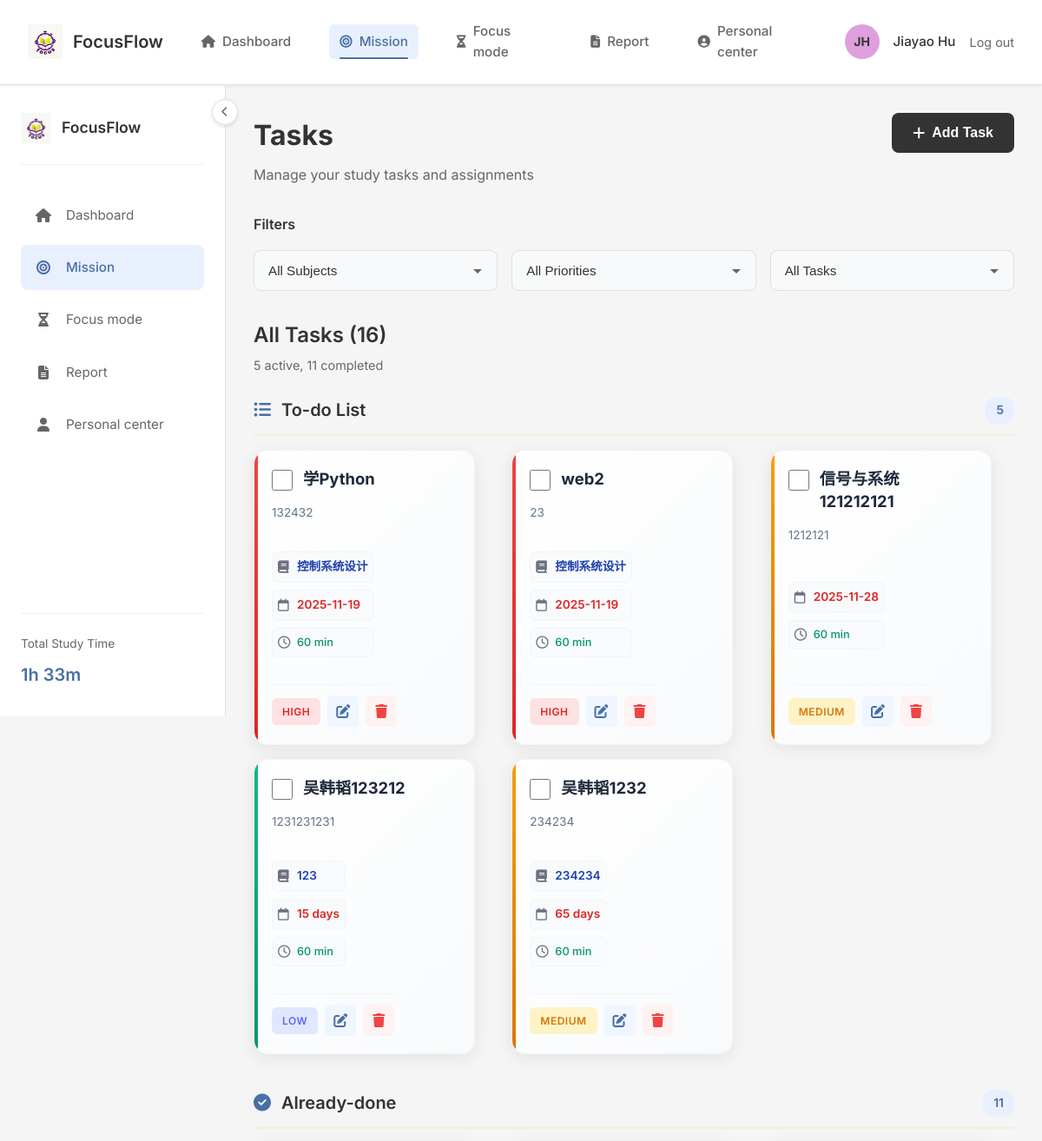
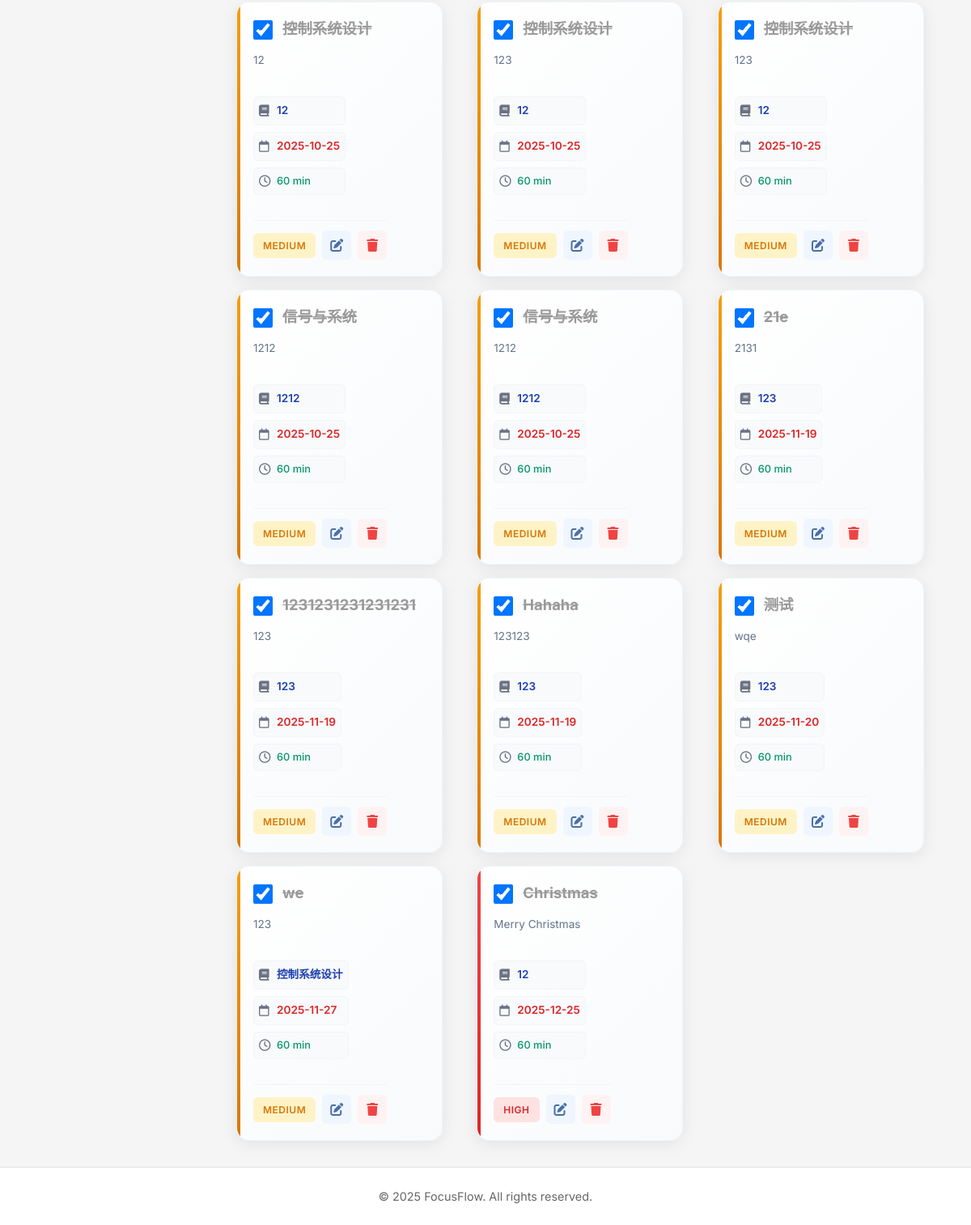
Page /tasks (signed in) on the committed database (2 pictures, top to bottom).
### tables this page shows
CREATE TABLE tasks (
    id INTEGER PRIMARY KEY AUTOINCREMENT,
    user_id INTEGER NOT NULL,
    title TEXT NOT NULL,
    description TEXT,
    course TEXT,
    priority TEXT DEFAULT 'medium', -- high, medium, low
    status TEXT DEFAULT 'pending', -- pending, in_progress, completed
    due_date TEXT,
    repeat TEXT, -- daily, weekly, monthly
    created_at TIMESTAMP DEFAULT CURRENT_TIMESTAMP,
    updated_at TIMESTAMP DEFAULT CURRENT_TIMESTAMP,
    FOREIGN KEY (user_id) REFERENCES users (id) ON DELETE CASCADE
);

### app.py (the view)
@app.route('/tasks')
@login_required
def tasks():
    print("[调试] 访问任务列表页面")
    lang = request.args.get('lang', 'en-US')
    translations = get_translations(lang)
    user_id = session['user_id']
    conn = get_db_connection()
    try:
        print(f"[调试] 获取用户 {user_id} 的所有任务")
        tasks = conn.execute('SELECT * FROM tasks WHERE user_id = ? ORDER BY due_date ASC', (user_id,)).fetchall()
        tasks_with_tags = []
        today = datetime.now().date()
        for task in tasks:
            print(f"[调试] 获取任务 {task['id']} 的标签")
            tags = conn.execute('SELECT tag FROM task_tags WHERE task_id = ?', (task['id'],)).fetchall()
            task_dict = dict(task)
            task_dict['tags'] = [tag['tag'] for tag in tags]
            if task_dict['due_date']:
                try:
                    due_date = datetime.strptime(task_dict['due_date'], '%Y-%m-%d').date()
                    days_diff = (due_date - today).days
                    if days_diff == 0:
                        task_dict['due_date'] = 'Today'
                    elif days_diff == 1:
                        task_dict['due_date'] = 'Tomorrow'
                    elif days_diff > 1:
                        task_dict['due_date'] = f'{days_diff} days'
                    else:
                        task_dict['due_date'] = due_date.strftime('%Y-%m-%d')
                except:
                    task_dict['due_date'] = task_dict['due_date']
            task_dict['estimated_time'] = 60  # Default value
            tasks_with_tags.append(task_dict)
    except Exception as e:
        print(f"[调试] 获取任务列表时出现错误: {str(e)}")
        tasks_with_tags = []
    finally:
        conn.close()
    return render_template('tasks.html', translations=translations, lang=lang, tasks=tasks_with_tags)

### app.py (called while the page is built)
def get_db_connection():
    print("[调试] 尝试连接数据库...")
    try:
        conn = sqlite3.connect(app.config['DATABASE'])
        conn.row_factory = sqlite3.Row
        print("[调试] 数据库连接成功")
        return conn
    except Exception as e:
        print(f"[调试] 数据库连接失败: {str(e)}")
        raise

def get_translations(lang='en-US'):
    print(f"[调试] 获取语言翻译，语言: {lang}")
    translations = {
        'en-US': {
            'welcome': 'Welcome',
            'login': 'Login',
            'register': 'Register',
            'phone': 'Phone Number',
            'password': 'Password',
            'confirm_password': 'Confirm Password',
            'forgot_password': 'Forgot Password',
            'dashboard': 'Dashboard',
            'profile': 'Profile',
            'tasks': 'Tasks',
            'focus': 'Focus Mode',
            'reports': 'Reports',
            'logout': 'Logout',
        },
    }
    result = translations.get(lang, translations['en-US'])
    print(f"[调试] 语言翻译获取成功，返回了{len(result)}个翻译项")
    return result

def login_required(f):
    @wraps(f)
    def decorated_function(*args, **kwargs):
        print(f"[调试] 验证用户登录状态，session中的user_id: {session.get('user_id')}")
        if 'user_id' not in session:
            print("[调试] 用户未登录，重定向到登录页面")
            return redirect(url_for('login'))
        print("[调试] 用户已登录，继续执行请求")
        return f(*args, **kwargs)
    return decorated_function

### utils/helpers.py (called while the page is built)
def generate_random_color():
    colors = ['#FF6B6B', '#4ECDC4', '#45B7D1', '#96CEB4', '#FFEAA7',
              '#DDA0DD', '#98D8C8', '#F7DC6F', '#BB8FCE', '#85C1E9']
    return random.choice(colors)

### templates/tasks.html (shortened to what this page needs)
{% extends "base.html" %}
{% block content %}
<div class="tasks-page-container">
    <div class="tasks-page-header">
        <div class="tasks-header-content">
            <div>
                <h1 class="tasks-page-title">Tasks</h1>
                <p class="tasks-page-subtitle">Manage your study tasks and assignments</p>
            </div>
            <button id="add-task-btn" class="btn-add-task">
                <i class="fas fa-plus"></i> Add Task
            </button>
        </div>
    </div>
    <div class="tasks-filters-section">
        <h3 class="filters-label">Filters</h3>
        <div class="filters-row">
            <div class="filter-dropdown-wrapper">
                <select id="filter-subject" class="filter-dropdown">
                    <option value="">All Subjects</option>
                    {% set subjects = [] %}
                </select>
            </div>
            <div class="filter-dropdown-wrapper">
                <select id="filter-priority" class="filter-dropdown">
                    <option value="">All Priorities</option>
                </select>
            </div>
            <div class="filter-dropdown-wrapper">
                <select id="filter-status" class="filter-dropdown">
                    <option value="">All Tasks</option>
                </select>
            </div>
        </div>
    </div>
    <div class="tasks-list-section">
        <div class="tasks-list-header">
            <h2 class="tasks-list-title">
                All Tasks (<span id="total-tasks-count">{{ tasks|length }}</span>)
            </h2>
            <p class="tasks-list-subtitle">
                <span id="active-tasks-count">{{ tasks|selectattr('status', 'ne', 'completed')|list|length }}</span> active,
                <span id="completed-tasks-count">{{ tasks|selectattr('status', 'equalto', 'completed')|list|length }}</span> completed
            </p>
        </div>
        {% set todo_tasks = tasks|selectattr('status', 'equalto', 'pending')|list %}
        {% if todo_tasks|length > 0 %}
        <div class="task-status-section" data-status="pending">
            <h3 class="task-status-title">
                <i class="fas fa-list-ul"></i> To-do List
                <span class="task-count-badge">{{ todo_tasks|length }}</span>
            </h3>
            <div class="tasks-list" id="todo-tasks-list">
                {% for task in todo_tasks %}
                {% include 'task_card.html' %}
                {% endfor %}
            </div>
        </div>
        {% endif %}
        {% set in_progress_tasks = tasks|selectattr('status', 'equalto', 'in_progress')|list %}
        {% set completed_tasks = tasks|selectattr('status', 'equalto', 'completed')|list %}
        {% if completed_tasks|length > 0 %}
        <div class="task-status-section" data-status="completed">
            <h3 class="task-status-title">
                <i class="fas fa-check-circle"></i> Already-done
                <span class="task-count-badge">{{ completed_tasks|length }}</span>
            </h3>
            <div class="tasks-list" id="completed-tasks-list">
                {% for task in completed_tasks %}
                {% include 'task_card.html' %}
                {% endfor %}
            </div>
        </div>
        {% endif %}
    </div>
</div>
{% endblock %}

### templates/task_card.html
<div class="task-card-modern"
     data-subject="{{ task.course or '' }}"
     data-priority="{{ task.priority }}"
     data-status="{{ task.status }}"
     data-task-id="{{ task.id }}">
    <div class="task-card-header">
        <input type="checkbox"
               class="task-checkbox-modern"
               data-task-id="{{ task.id }}"
               {% if task.status == 'completed' %}checked{% endif %}>
        <h3 class="task-title-modern {% if task.status == 'completed' %}completed{% endif %}">
            {{ task.title }}
        </h3>
    </div>
    {% if task.description %}
    <div class="task-description-modern">
        {{ task.description }}
    </div>
    {% endif %}
    <div class="task-details-modern">
        {% if task.course %}
        <div class="task-detail-item">
            <i class="fas fa-book"></i>
            <span class="task-subject-modern">{{ task.course }}</span>
        </div>
        {% endif %}
        {% if task.due_date %}
        <div class="task-detail-item">
            <i class="far fa-calendar"></i>
            <span class="task-due-date-modern
                {% if task.due_date == 'Today' or 'today' in task.due_date|lower %}due-today{% elif task.due_date == 'Tomorrow' or 'tomorrow' in task.due_date|lower %}due-tomorrow{% endif %}">
                {{ task.due_date }}
            </span>
        </div>
        {% endif %}
        {% if task.estimated_time %}
        <div class="task-detail-item">
            <i class="far fa-clock"></i>
            <span class="task-time-modern">
                {{ task.estimated_time }} min
            </span>
        </div>
        {% endif %}
    </div>
    <div class="task-actions-modern">
        {% if task.priority %}
        <span class="priority-tag-modern priority-{{ task.priority }}">
            {{ task.priority|title }}
        </span>
        {% endif %}
        <div class="action-buttons">
            <button class="edit-btn-modern" data-task-id="{{ task.id }}" title="Edit task">
                <i class="fas fa-edit"></i>
            </button>
            <button class="delete-btn-modern" data-task-id="{{ task.id }}" title="Delete task">
                <i class="fas fa-trash"></i>
            </button>
        </div>
    </div>
</div>

### rows in the picture
tasks: title "学Python", description "132432", course "控制系统设计", due_date "2025-11-19", estimated_time "60", priority "HIGH"
tasks: title "web2", description "23", course "控制系统设计", due_date "2025-11-19", estimated_time "60", priority "HIGH"
tasks: title "信号与系统121212121", description "1212121", due_date "2025-11-28", estimated_time "60", priority "MEDIUM"
tasks: title "吴韩韬123212", description "1231231231", course "123", due_date "15 days", estimated_time "60", priority "LOW"
tasks: title "吴韩韬1232", description "234234", course "234234", due_date "65 days", estimated_time "60", priority "MEDIUM"
tasks: status "☑", title "控制系统设计", description "12", course "12", due_date "2025-10-25", estimated_time "60", priority "MEDIUM"
tasks: status "☑", title "控制系统设计", description "123", course "12", due_date "2025-10-25", estimated_time "60", priority "MEDIUM"
tasks: status "☑", title "控制系统设计", description "123", course "12", due_date "2025-10-25", estimated_time "60", priority "MEDIUM"
tasks: status "☑", title "信号与系统", description "1212", course "1212", due_date "2025-10-25", estimated_time "60", priority "MEDIUM"
tasks: status "☑", title "信号与系统", description "1212", course "1212", due_date "2025-10-25", estimated_time "60", priority "MEDIUM"
tasks: status "☑", title "21e", description "2131", course "123", due_date "2025-11-19", estimated_time "60", priority "MEDIUM"
tasks: status "☑", title "1231231231231231", description "123", course "123", due_date "2025-11-19", estimated_time "60", priority "MEDIUM"
tasks: status "☑", title "Hahaha", description "123123", course "123", due_date "2025-11-19", estimated_time "60", priority "MEDIUM"
tasks: status "☑", title "测试", description "wqe", course "123", due_date "2025-11-20", estimated_time "60", priority "MEDIUM"
tasks: status "☑", title "we", description "123", course "控制系统设计", due_date "2025-11-27", estimated_time "60", priority "MEDIUM"
tasks: status "☑", title "Christmas", description "Merry Christmas", course "12", due_date "2025-12-25", estimated_time "60", priority "HIGH"

### other values in the picture
{{ g.initials|default('UU') }} "JH"
{{ g.user_name|default('User') }} "Jiayao Hu"
{{ g.total_study_time|default('0h 0m') }} "1h 33m"
{{ tasks|length }} "16"
{{ tasks|selectattr('status', 'ne', 'completed')|list|length }} "5"
{{ tasks|selectattr('status', 'equalto', 'completed')|list|length }} "11"
{{ todo_tasks|length }} "5"
{{ completed_tasks|length }} "11"
